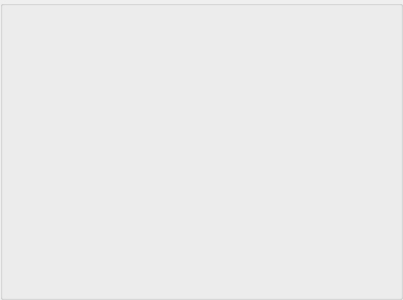
<?xml version="1.0" encoding="UTF-8"?>
<ui version="4.0">
 <class>GroupBox</class>
 <widget class="QGroupBox" name="GroupBox">
  <property name="geometry">
   <rect>
    <x>0</x>
    <y>0</y>
    <width>403</width>
    <height>300</height>
   </rect>
  </property>
  <property name="windowTitle">
   <string>GroupBox</string>
  </property>
 </widget>
 <resources/>
 <connections/>
</ui>
